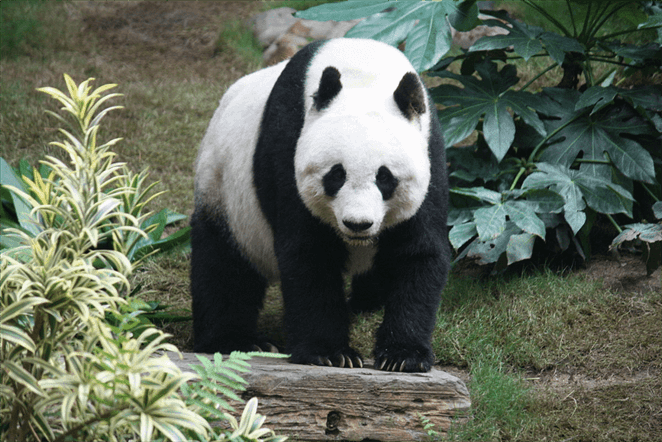
#> input picture Module_4/data/panda.png, 662 x 442 px
$ python region_contour.py
#> lines starting #> are read from the running program, lines starting #| are printed output that depends on the picture; after the words box and inside, x2 and y2 are one past the last pixel; in counts of white or black regions, pixels touching at a corner belong together
import cv2
import numpy as np
import matplotlib.pyplot as plt


def show(title: str, img: np.ndarray, cmap=None):
    """Matplotlib display helper (works well in PyCharm)."""
    plt.figure(figsize=(7, 5))
    if img.ndim == 2:
        plt.imshow(img, cmap=cmap if cmap else "gray", vmin=0, vmax=255, interpolation="nearest")
    else:
        # OpenCV uses BGR; matplotlib expects RGB
        plt.imshow(img[:, :, ::-1], interpolation="nearest")
    plt.title(title)
    plt.axis("off")
    plt.show()


# ----------------------------
# 1) Load image
# ----------------------------
path = "../data/panda.png"  # <-- change this
img_bgr = cv2.imread(path)
#> img_bgr is the input picture: shape (442, 662, 3); mean B, G, R 89.5, 104.4, 96.4
if img_bgr is None:
    raise FileNotFoundError(f"Could not read image at: {path}")

# ----------------------------
# 2) Preprocess (grayscale + denoise)
# ----------------------------
gray = cv2.cvtColor(img_bgr, cv2.COLOR_BGR2GRAY)
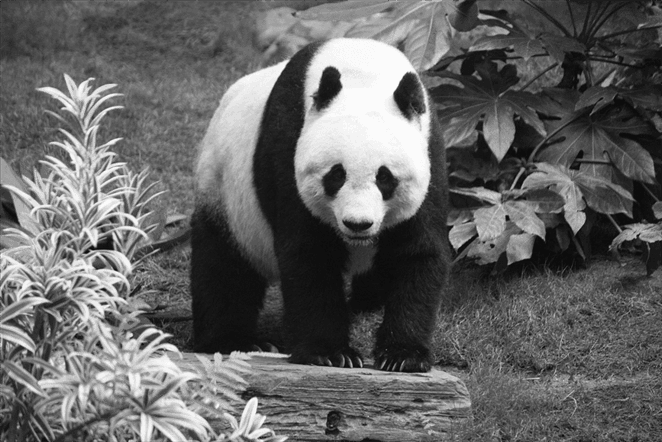
#> gray: shape (442, 662); min 12, max 251, mean 100.3
# Gaussian blur is a common baseline; median is better for salt-and-pepper noise
blur = cv2.GaussianBlur(gray, (5, 5), 0)
# ----------------------------
# 3) Threshold to binary
#    Option A: Otsu (good for fairly uniform lighting)
# ----------------------------
_, binary_otsu = cv2.threshold(blur, 0, 255, cv2.THRESH_BINARY + cv2.THRESH_OTSU)
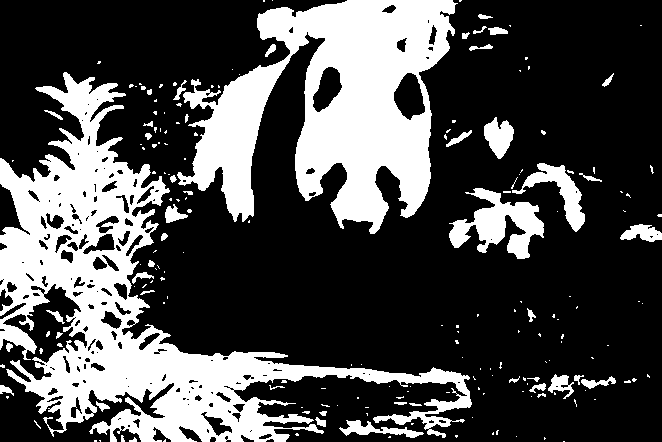
#> binary_otsu: shape (442, 662); 29.7% white; 195 white regions (146 under 20 px), largest, box (x1, y1, x2, y2) and area: (0, 72, 472, 442) 43626, (177, 0, 458, 234) 33268, (449, 188, 544, 259) 3162

# If your objects are dark on bright background, invert:
binary_otsu = cv2.bitwise_not(binary_otsu)
# ----------------------------
# 4) Morphology cleanup (remove small noise, close small gaps)
# ----------------------------
kernel = cv2.getStructuringElement(cv2.MORPH_ELLIPSE, (3, 3))
binary = cv2.morphologyEx(binary_otsu, cv2.MORPH_OPEN, kernel, iterations=1)
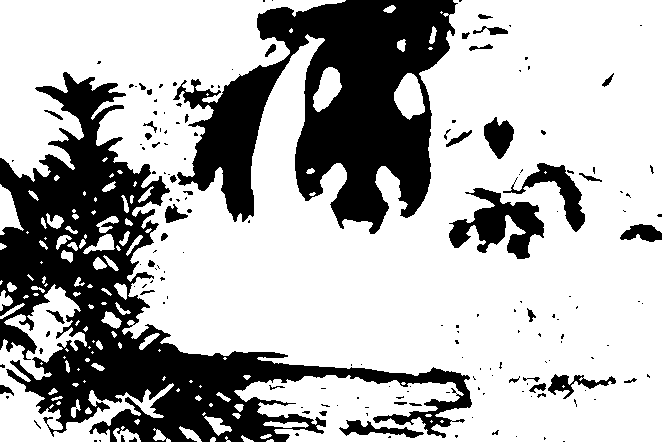
#> binary: shape (442, 662); 69.9% white; 171 black regions (127 under 20 px), largest, box (x1, y1, x2, y2) and area: (0, 72, 472, 442) 44833, (173, 0, 458, 234) 33448, (449, 188, 544, 259) 3178
binary = cv2.morphologyEx(binary, cv2.MORPH_CLOSE, kernel, iterations=1)
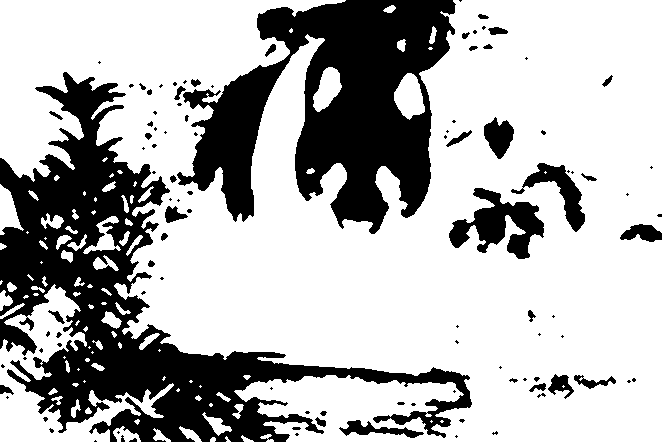
#> binary: shape (442, 662); 70.3% white; 104 black regions (64 under 20 px)
# ----------------------------
# 5) Find contours (treat each contour as one object)
# ----------------------------
contours, _ = cv2.findContours(binary, cv2.RETR_EXTERNAL, cv2.CHAIN_APPROX_SIMPLE)
#> contours = 97 contours, 46 with area under 20; largest, box (x1, y1, x2, y2) and area: (0, 0, 662, 442) 195778, (0, 284, 174, 442) 7932, (394, 73, 425, 120) 920, (313, 67, 342, 112) 738, (0, 184, 24, 235) 581
print("Number of contours:", len(contours))
#| Number of contours: 97
for i, c in enumerate(contours[:3]):
    print(f"Contour {i} shape:", c.shape)
#> this loop made 3 passes
#| Contour 0 shape: (7, 1, 2)
#| Contour 1 shape: (8, 1, 2)
#| Contour 2 shape: (15, 1, 2)
# ----------------------------
# 6) Draw results (contours + bounding boxes + centroids)
# ----------------------------
# Assume: contours already computed

print("Number of contours:", len(contours))
#| Number of contours: 97

contour_img = np.zeros((binary.shape[0], binary.shape[1], 3), dtype=np.uint8)

cv2.drawContours(
    contour_img,
    contours,
    -1,
    (255, 255, 255),  # white contours
    2
)
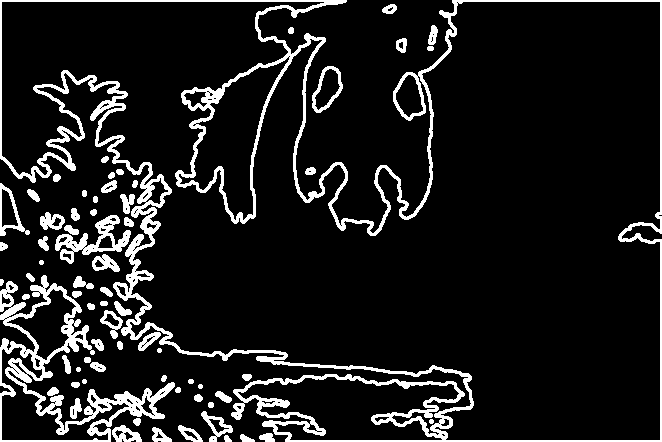
#> contour_img: shape (442, 662, 3); 11.1% white; 69 white regions, largest, box (x1, y1, x2, y2) and area: (0, 0, 662, 442) 19449, (0, 275, 175, 442) 5630, (55, 215, 131, 264) 1184

plt.imshow(contour_img)
plt.title("Contours Only")
plt.axis("off")
plt.show()
# Show


# ----------------------------
# 7) Display
# ----------------------------
show("Original (BGR)", img_bgr)
